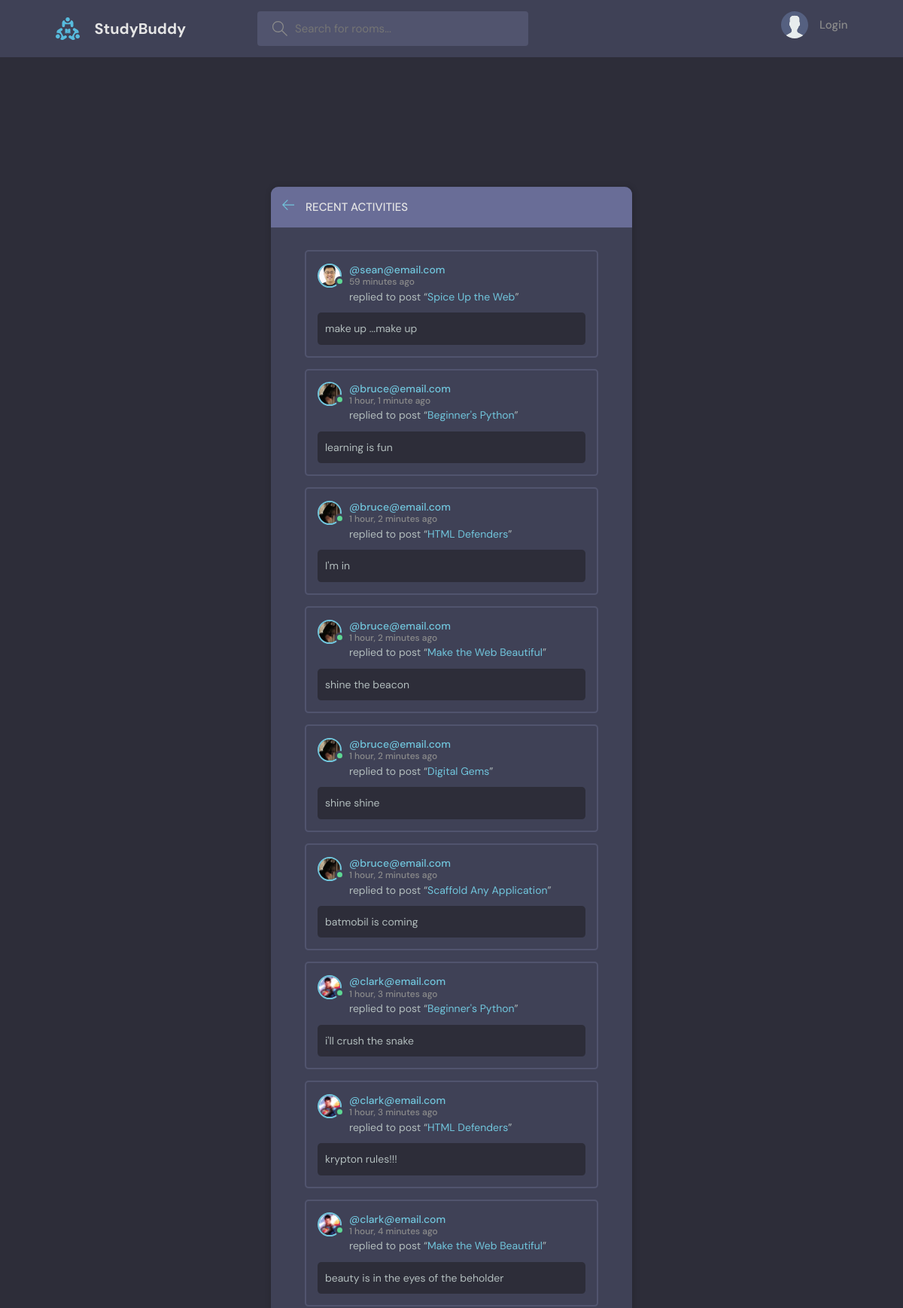
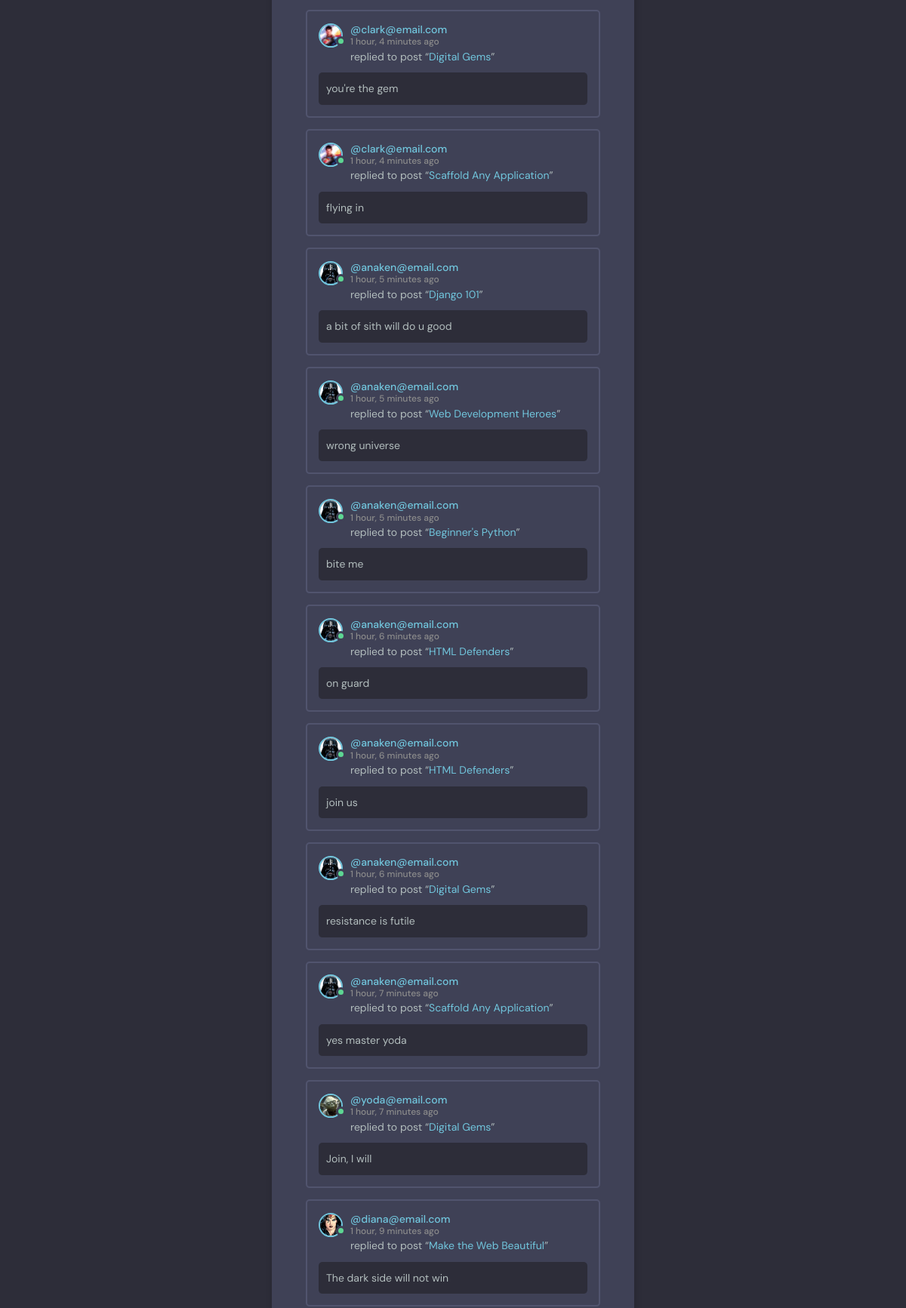
/acitivity/ (upper part), run on the app's committed database (2 pictures, top to bottom).
### base/models.py (models this page shows, shortened)
class Message(models.Model):
    user = models.ForeignKey(User, on_delete=models.CASCADE)
    room = models.ForeignKey(Room, on_delete=models.CASCADE)
    body = models.TextField()
    updated = models.DateTimeField(auto_now=True)
    created = models.DateTimeField(auto_now_add=True)
    class Meta:
        ordering = ["-updated", "-created"]

class User(AbstractUser):
    name=models.CharField(max_length=200, null=True)
    email=models.EmailField(unique=True, null=True)
    bio=models.TextField(null=True)
    avatar=models.ImageField(null=True, default="avatar.svg")
    USERNAME_FIELD = "email"
    REQUIRED_FIELDS = []

class Room(models.Model):
    host = models.ForeignKey(User, on_delete=models.SET_NULL, null=True)
    topic = models.ForeignKey(Topic, on_delete=models.SET_NULL, null=True)
    name = models.CharField(max_length=200)
    description = models.TextField(null=True, blank=True) # null for db; blank for form display
    participants = models.ManyToManyField(User, related_name="participants", blank=True)
    updated = models.DateTimeField(auto_now=True) # takes timestamp snapshot everytine
    created = models.DateTimeField(auto_now_add=True) # only takes timestamp snapshot on creation
    class Meta:
        ordering = ["-updated", "-created"]
    def __str__(self) -> str:
        return self.name #The __str__ method in Python represents the class objects as a string – it can be used for classes.

### base/views.py (the view)
# urls.py: path("acitivity/", views.activityPage, name="activity"),
def activityPage(request):
    room_messages = Message.objects.all()
    context = {"room_messages": room_messages}
    return render(request, "base/activity.html", context)

### base/templates/base/activity.html (shortened to what this page needs)
{% extends "main.html" %}
{% block content %}
    <main class="layout">
      <div class="container">
        <div class="layout__box">
          <div class="layout__boxHeader">
            <div class="layout__boxTitle">
              <a href="{% url 'home' %}">
                <svg version="1.1" xmlns="http://www.w3.org/2000/svg" width="32" height="32" viewBox="0 0 32 32">
                  <title>arrow-left</title>
                  <path
                    d="M13.723 2.286l-13.723 13.714 13.719 13.714 1.616-1.611-10.96-10.96h27.625v-2.286h-27.625l10.965-10.965-1.616-1.607z"
                  ></path>
                </svg>
              </a>
              <h3>Recent Activities</h3>
            </div>
          </div>
          <div class="activities-page layout__body">
            {% for message in room_messages %}
            <div class="activities__box">
              <div class="activities__boxHeader roomListRoom__header">
                <a href="{% url 'user-profile' message.user.id %}" class="roomListRoom__author">
                  <div class="avatar avatar--small active">
                    <img src="{{message.user.avatar.url}}" />
                  </div>
                  <p>
                    @{{message.user}}
                    <span>{{message.created|timesince}} ago</span>
                  </p>
                </a>
            </div>
              <div class="activities__boxContent">
                <p>replied to post “<a href="{% url 'room' message.room.id %}">{{message.room}}</a>”</p>
                <div class="activities__boxRoomContent">
                    {{message.body}}
                </div>
              </div>
            </div>
            {% endfor %}
          </div>
        </div>
      </div>
    </main>
{% endblock content %}

### static/styles/style.css (style rules this page uses)
:root { --color-main: #71c6dd; --color-main-light: #e1f6fb; --color-dark: #3f4156; --color-dark-medium: #51546e; --color-dark-light: #696d97; --color-light: #e5e5e5; --color-gray: #8b8b8b; --color-light-gray: #b2bdbd; --color-bg: #2d2d39; --color-success: #5dd693; --color-error: #fc4b0b; }
* { font-family: "DM Sans", -apple-system, BlinkMacSystemFont, "Segoe UI", Roboto, Oxygen, Ubuntu, Cantarell, "Open Sans", "Helvetica Neue", sans-serif; margin: 0; padding: 0; box-sizing: border-box; text-rendering: optimizeLegibility; font-size: inherit; }
html { font-size: 56.25%; }
@media only screen and (min-width: 1200px) { html { font-size: 62.5%; } }
body { line-height: 1.6; font-weight: 400; font-size: 1.5rem; color: var(--color-light-gray); background-color: var(--color-bg); min-height: 100vh; }
img { width: 100%; }
a { display: inline-block; color: var(--color-main); text-decoration: none; }
.container { max-width: 120rem; width: 90%; margin: auto; }
.avatar { position: relative; display: inline-block; border-radius: 50%; border: 2px solid var(--color-main); }
.avatar img { display: block; border-radius: 50%; object-fit: cover; object-position: center; }
.avatar::after { content: ""; display: block; position: absolute; background-color: var(--color-gray); z-index: 111; border-radius: 50%; border: 0.3rem solid var(--color-dark); }
.avatar.active::after { background-color: var(--color-success); }
.avatar.avatar--small img { width: 2.8rem; height: 2.8rem; }
.avatar.avatar--small:after { width: 0.7rem; height: 0.7rem; bottom: 0px; right: -6px; }
.layout { margin-top: 2.4rem; }
.layout > .container { display: flex; justify-content: space-between; align-items: flex-start; }
.layout__box { width: 90%; max-width: 48rem; min-height: 40rem; position: absolute; top: 50%; left: 50%; transform: translate(-50%, -46%); background-color: var(--color-dark); border-radius: 1rem; box-shadow: 1px 1px 6px 3px rgba(0, 0, 0, 0.1); overflow: hidden; }
.layout__boxHeader { display: flex; padding: 1.5rem; background-color: var(--color-dark-light); }
.layout__boxTitle { display: flex; gap: 1.5rem; align-items: center; }
.layout__boxTitle h3 { text-transform: uppercase; font-weight: 500; color: var(--color-light); }
.layout__boxTitle svg { width: 1.6rem; height: 1.6rem; fill: var(--color-main); }
.layout__body { margin: 3rem; }
.roomListRoom__header { display: flex; justify-content: space-between; align-items: center; }
.roomListRoom__author { font-weight: 500; display: flex; align-items: center; gap: 1rem; }
.activities__box { margin: 1.5rem; padding: 1.5rem; border: 2px solid var(--color-dark-medium); border-radius: 5px; }
.activities__boxHeader p { font-size: 1.4rem; line-height: 1.3; }
.activities__boxHeader p span { color: var(--color-gray); font-size: 1.2rem; display: block; }
.activities__boxContent { margin-left: 4.2rem; }
.activities__boxContent { font-size: 1.4rem; }
.activities__boxRoomContent { background: var(--color-bg); padding: 1rem; border-radius: 5px; margin-top: 1rem; margin-left: -4.2rem; }

### data on the page
Message: user.avatar (picture), user "sean@email.com", created "59 minutes", room "Spice Up the Web", body "make up ...make up"
Message: user.avatar (picture), user "bruce@email.com", created "1 hour, 1 minute", room "Beginner's Python", body "learning is fun"
Message: user.avatar (picture), user "bruce@email.com", created "1 hour, 2 minutes", room "HTML Defenders", body "I'm in"
Message: user.avatar (picture), user "bruce@email.com", created "1 hour, 2 minutes", room "Make the Web Beautiful", body "shine the beacon"
Message: user.avatar (picture), user "bruce@email.com", created "1 hour, 2 minutes", room "Digital Gems", body "shine shine"
Message: user.avatar (picture), user "bruce@email.com", created "1 hour, 2 minutes", room "Scaffold Any Application", body "batmobil is coming"
Message: user.avatar (picture), user "clark@email.com", created "1 hour, 3 minutes", room "Beginner's Python", body "i'll crush the snake"
Message: user.avatar (picture), user "clark@email.com", created "1 hour, 3 minutes", room "HTML Defenders", body "krypton rules!!!"
Message: user.avatar (picture), user "clark@email.com", created "1 hour, 4 minutes", room "Make the Web Beautiful", body "beauty is in the eyes of the beholder"
Message: user.avatar (picture), user "clark@email.com", created "1 hour, 4 minutes", room "Digital Gems", body "you're the gem"
Message: user.avatar (picture), user "clark@email.com", created "1 hour, 4 minutes", room "Scaffold Any Application", body "flying in"
Message: user.avatar (picture), user "anaken@email.com", created "1 hour, 5 minutes", room "Django 101", body "a bit of sith will do u good"
Message: user.avatar (picture), user "anaken@email.com", created "1 hour, 5 minutes", room "Web Development Heroes", body "wrong universe"
Message: user.avatar (picture), user "anaken@email.com", created "1 hour, 5 minutes", room "Beginner's Python", body "bite me"
Message: user.avatar (picture), user "anaken@email.com", created "1 hour, 6 minutes", room "HTML Defenders", body "on guard"
Message: user.avatar (picture), user "anaken@email.com", created "1 hour, 6 minutes", room "HTML Defenders", body "join us"
Message: user.avatar (picture), user "anaken@email.com", created "1 hour, 6 minutes", room "Digital Gems", body "resistance is futile"
Message: user.avatar (picture), user "anaken@email.com", created "1 hour, 7 minutes", room "Scaffold Any Application", body "yes master yoda"
Message: user.avatar (picture), user "yoda@email.com", created "1 hour, 7 minutes", room "Digital Gems", body "Join, I will"
Message: user.avatar (picture), user "diana@email.com", created "1 hour, 9 minutes", room "Make the Web Beautiful", body "The dark side will not win"
